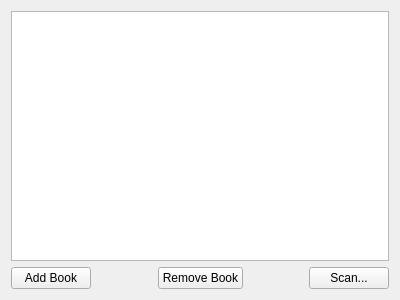
<?xml version="1.0" encoding="UTF-8"?>
<ui version="4.0">
 <class>com::sptci::ComicListWidget</class>
 <widget class="QWidget" name="com::sptci::ComicListWidget">
  <property name="geometry">
   <rect>
    <x>0</x>
    <y>0</y>
    <width>400</width>
    <height>300</height>
   </rect>
  </property>
  <property name="baseSize">
   <size>
    <width>0</width>
    <height>0</height>
   </size>
  </property>
  <property name="windowTitle">
   <string>Form</string>
  </property>
  <layout class="QGridLayout" name="gridLayout">
   <item row="0" column="0">
    <layout class="QVBoxLayout" name="verticalLayout_2">
     <item>
      <widget class="QTableView" name="tableView"/>
     </item>
     <item>
      <layout class="QHBoxLayout" name="horizontalLayout_2">
       <item>
        <widget class="QPushButton" name="addButton">
         <property name="text">
          <string>Add Book</string>
         </property>
        </widget>
       </item>
       <item>
        <spacer name="horizontalSpacer">
         <property name="orientation">
          <enum>Qt::Horizontal</enum>
         </property>
         <property name="sizeHint" stdset="0">
          <size>
           <width>40</width>
           <height>20</height>
          </size>
         </property>
        </spacer>
       </item>
       <item>
        <widget class="QPushButton" name="deleteButton">
         <property name="text">
          <string>Remove Book</string>
         </property>
        </widget>
       </item>
       <item>
        <spacer name="horizontalSpacer_2">
         <property name="orientation">
          <enum>Qt::Horizontal</enum>
         </property>
         <property name="sizeHint" stdset="0">
          <size>
           <width>40</width>
           <height>20</height>
          </size>
         </property>
        </spacer>
       </item>
       <item>
        <widget class="QPushButton" name="scanButton">
         <property name="text">
          <string>Scan...</string>
         </property>
        </widget>
       </item>
      </layout>
     </item>
    </layout>
   </item>
  </layout>
 </widget>
 <resources/>
 <connections>
  <connection>
   <sender>addButton</sender>
   <signal>clicked()</signal>
   <receiver>com::sptci::ComicListWidget</receiver>
   <slot>addFile()</slot>
   <hints>
    <hint type="sourcelabel">
     <x>105</x>
     <y>270</y>
    </hint>
    <hint type="destinationlabel">
     <x>199</x>
     <y>149</y>
    </hint>
   </hints>
  </connection>
  <connection>
   <sender>deleteButton</sender>
   <signal>clicked()</signal>
   <receiver>com::sptci::ComicListWidget</receiver>
   <slot>removeFile()</slot>
   <hints>
    <hint type="sourcelabel">
     <x>293</x>
     <y>270</y>
    </hint>
    <hint type="destinationlabel">
     <x>199</x>
     <y>149</y>
    </hint>
   </hints>
  </connection>
  <connection>
   <sender>tableView</sender>
   <signal>doubleClicked(QModelIndex)</signal>
   <receiver>com::sptci::ComicListWidget</receiver>
   <slot>showComic()</slot>
   <hints>
    <hint type="sourcelabel">
     <x>69</x>
     <y>34</y>
    </hint>
    <hint type="destinationlabel">
     <x>199</x>
     <y>149</y>
    </hint>
   </hints>
  </connection>
  <connection>
   <sender>scanButton</sender>
   <signal>clicked()</signal>
   <receiver>com::sptci::ComicListWidget</receiver>
   <slot>scan()</slot>
   <hints>
    <hint type="sourcelabel">
     <x>744</x>
     <y>570</y>
    </hint>
    <hint type="destinationlabel">
     <x>399</x>
     <y>299</y>
    </hint>
   </hints>
  </connection>
 </connections>
</ui>
